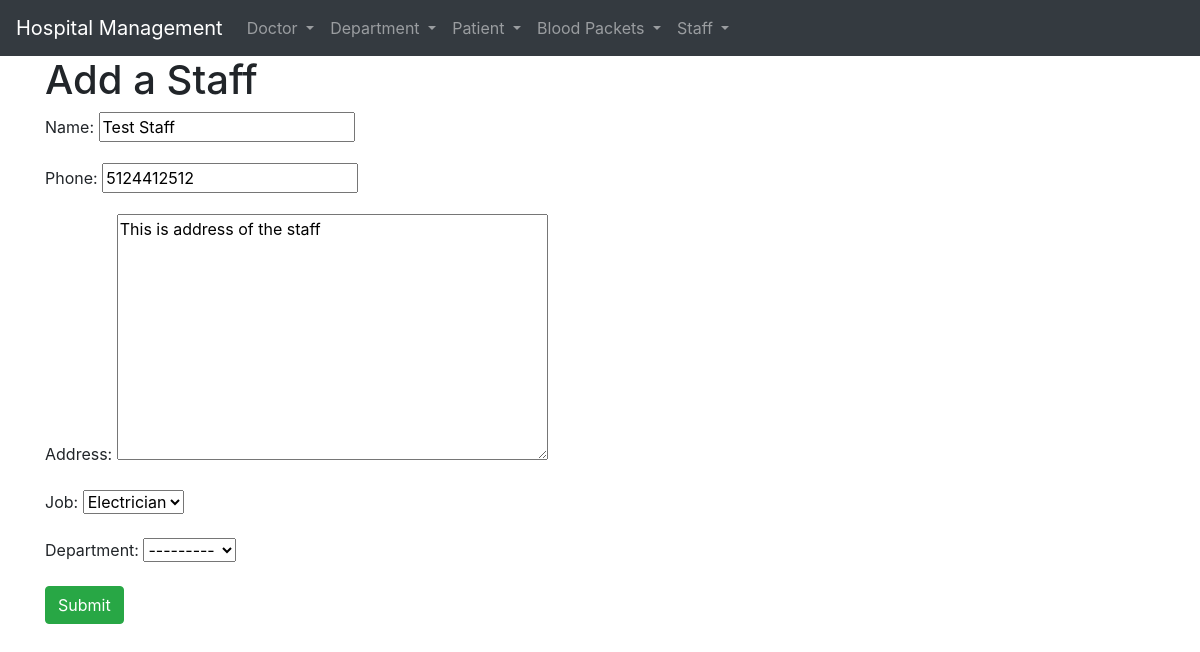
/1/update-staff/, run on an earlier commit of the app's database.
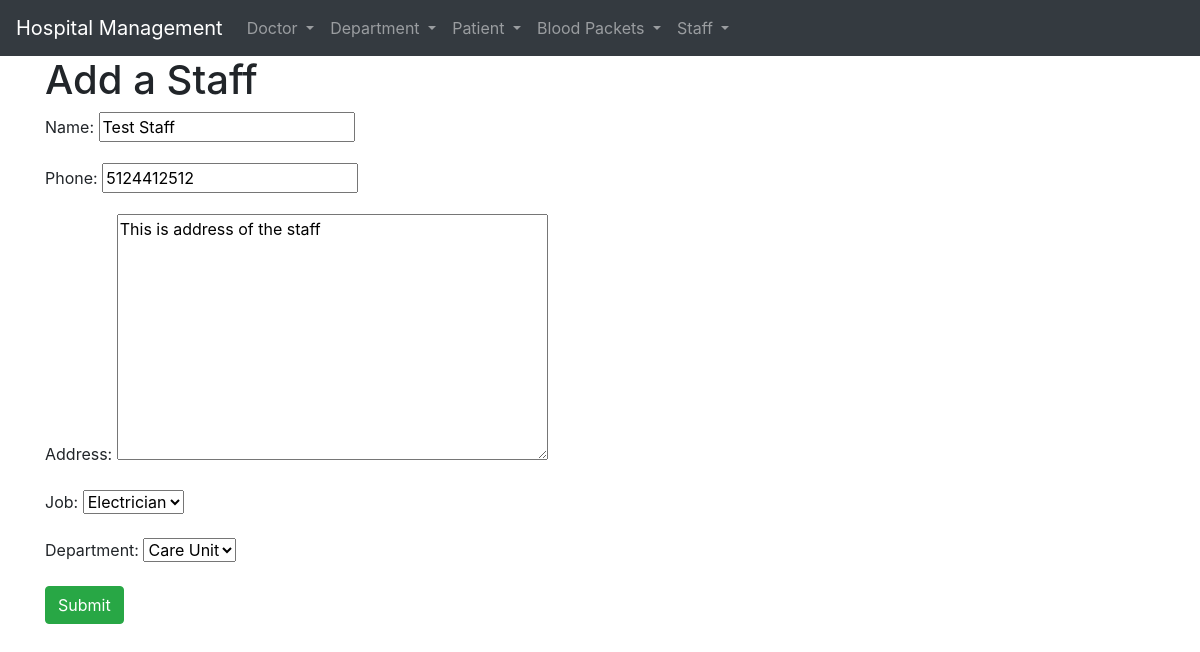
And on a later commit of the database.
### BloodManagement/models.py (models this page shows, shortened)
class Staff(models.Model):
    name = models.CharField(max_length=20)
    phone = models.IntegerField(validators=[MaxValueValidator(9999999999)])
    address = models.TextField()
    job = models.CharField(choices=[
        ('IT','IT'),
        ('Elec','Electrician'),
        ('Nurse','Nurse')
    ],max_length=5)
    department = models.ForeignKey(Department,on_delete=models.SET_NULL,null=True,related_name='staff')

class Department(models.Model):
    name = models.CharField(max_length=10,unique=True)
    dept_type = models.CharField(max_length=10)
    capacity = models.IntegerField()
    def __str__(self):
        return self.name

### BloodManagement/views.py (the view)
# urls.py: path('<int:pk>/update-staff/',views.staff_update,name='staff-update'),
def staff_update(request,pk):
    if request.method == 'POST':
        form = CreateStaffForm(request.POST)
        if form.is_valid():
            name = form.cleaned_data.get('name')
            phone = form.cleaned_data.get('phone')
            address = form.cleaned_data.get('address')
            job = form.cleaned_data.get('job')
            department = form.cleaned_data.get('department')
            Staff.objects.filter(pk=pk).update(
                name=name,
                phone=phone,
                address=address,
                job=job,
                department=department,
            )
            staff = Staff.objects.get(pk=pk)
            return redirect('bloodmanagement:staff-detail',pk=staff.pk)
    else:
        staff = Staff.objects.get(pk=pk)
        form = CreateStaffForm(initial={
            "name":staff.name,
            "phone":staff.phone,
            "job":staff.job,
            "address":staff.address,
            "department":staff.department,
        })
        return render(request,'staff_create.html',context={'form':form})

### BloodManagement/forms.py
class CreateStaffForm(forms.Form):
    name = forms.CharField(max_length=20)
    phone = forms.IntegerField()
    address = forms.CharField(widget=forms.Textarea,max_length=50)
    job = forms.ChoiceField(choices=[
        ('IT','IT'),
        ('Elec','Electrician'),
        ('Nurse','Nurse')
    ])
    department = forms.ModelChoiceField(queryset=Department.objects.all())

### BloodManagement/templates/staff_create.html (shortened to what this page needs)
{% extends 'base.html' %}
{% block content %}
<h1>Add a Staff</h1>
<form method='POST'>
    {{form.as_p}}
    <input type="submit" class="btn btn-success" value="Submit">
</form>
{% endblock %}

What changed in the data, as far as the page shows it:
changed Staff "This is address of the staff": department "---------" → "Care Unit"
